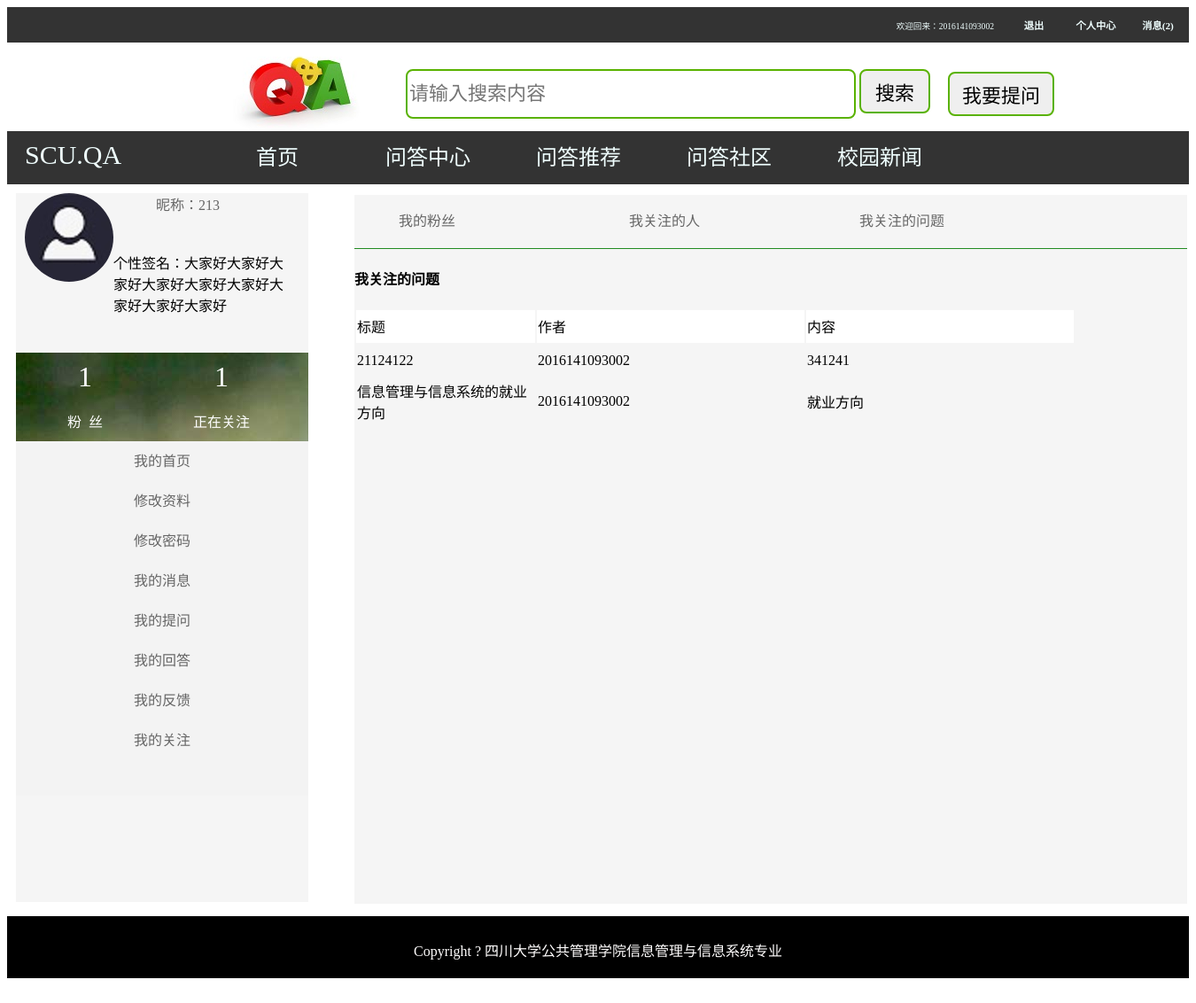
Page /my_follow_questions/ (signed in) on the committed database.
### QA/models.py (models this page shows)
class User(models.Model):
    gender = (
        ('male', "男"),
        ('female', "女"),
    )
    username = models.CharField(max_length=128, unique=True, primary_key=True)
    password = models.CharField(max_length=256)
    sex = models.CharField(max_length=32, choices=gender, default="男")
    c_time = models.DateTimeField(auto_now=True)
    nickname = models.CharField(max_length=50, blank=True)
    profession = models.CharField(max_length=50, blank=True)
    email = models.EmailField()
    per_signature = models.CharField(max_length=1024,blank=True)
    per_introduction = models.TextField(blank=True)
    uid_qid = models.ManyToManyField(to='Question', through='Question_Favorite', through_fields=('fauthor','question'))
    headshot_img = models.ImageField(upload_to='headshot_img', default='headshot_img/headshot.jpg')

class Question_Favorite(models.Model):
    question = models.ForeignKey(Question,on_delete=models.CASCADE)
    fauthor = models.ForeignKey(User,on_delete=models.CASCADE)
    f_time = models.DateTimeField(auto_now_add=True)
    Followship_deal_choices = (
        ('0', '未处理'),
        ('1', '已处理')
    )
    Followship_deal_status = models.IntegerField(default=0, choices=Followship_deal_choices)

class Question(models.Model):
    qauthor = models.ForeignKey(User, on_delete=models.CASCADE)
    ftype = models.ForeignKey(First_type,on_delete=models.CASCADE)
    stype = models.ForeignKey(Second_type,on_delete=models.CASCADE)
    qtitle = models.CharField(max_length=100)
    qcontent = models.TextField(max_length=500)
    q_time = models.DateTimeField(auto_now_add=True)
    q_img = models.ImageField(blank=True, null=True,upload_to='question_img')
    q_file = models.FileField(blank=True, null=True, upload_to='question_file')

### QA/views.py (the view)
    def _get_follow_num(request):
         username = request.session["username"]
         userfollower = models.User_Favorite.objects.filter(follower_id=username)
         userfollower_num = userfollower.count()
         userfollowing = models.User_Favorite.objects.filter(user_id=username)
         userfollowing_num = userfollowing.count()
         return func(request, userfollowing_num, userfollower_num)

### QA/templatetags/filter.py (called while the page is built)
def message_num(username):
    message_num = 0
    if username:
        user = models.User.objects.get(username=username)
        community_apply = models.Community_Apply.objects.filter(community__c_author=user, agree=2)
        message_num = community_apply.count()
    return message_num

### QA/views.py (called while the page is built)
def get_follow_num(func):
    def _get_follow_num(request):
         username = request.session["username"]
         userfollower = models.User_Favorite.objects.filter(follower_id=username)
         userfollower_num = userfollower.count()
         userfollowing = models.User_Favorite.objects.filter(user_id=username)
         userfollowing_num = userfollowing.count()
         return func(request, userfollowing_num, userfollower_num)
    return _get_follow_num

@get_follow_num
def my_follow_questions(request,userfollowing_num,userfollower_num):
    username = request.session["username"]
    user = models.User.objects.get(username=username)
    follows = models.Question_Favorite.objects.filter(fauthor_id=username)
    return render(request, 'my_follow_questions.html', locals())

### QA/templates/my_follow_questions.html (shortened to what this page needs)
{% extends 'usercenter.html' %}
{% load staticfiles %}
{% block css %}
    <link rel="stylesheet" type="text/css" href="{% static 'css/my_follow_ques.css' %}" >
    <link rel="stylesheet" type="text/css" href="{% static 'css/base.css' %}" >
    <link rel="stylesheet" type="text/css" href="{% static 'css/usercenter.css' %}">
{% endblock %}
{% block content %}
    <div class="user-right">
        <div class="title_list">
            <div class="title1"><a href="/my_followers/">我的粉丝</a></div>
            <div class="title2"><a href="/my_followings/">我关注的人</a></div>
            <div class="title2"><a href="/my_follow_questions/">我关注的问题</a></div>
        </div>
        <h4>我关注的问题</h4>
        <table>
             <tr class="tr41">
                 <td class="td42">标题</td>
                 <td class="td41">作者</td>
                 <td class="td41">内容</td>
             </tr>
             {% for follow in follows %}
             <tr>
                 <td>{{ follow.question.qtitle }}</td>
                 <td>{{ follow.fauthor.username }}</td>
                 <td class="td42">{{ follow.question.qcontent }}</td>
             </tr>
             {% endfor %}
        </table>
    </div>
{% endblock %}

### QA/templates/usercenter.html (shortened to what this page needs)
{% extends 'base.html' %}
{% load staticfiles %}
{% block left %}
    <div class="user-left">
      <div class="left-top1">
            <div class="top1">
                <div class="top1-1">
                    <a href="/userinfo_reset/"><img src="{{ user.headshot_img.url }}" style="border-radius: 50%"></a>
                </div>
                <div class="top1-2">
                    <a href="/usercenter_index/">昵称：{{ user.nickname }}</a></div>
                <div class="top1-3">
                    <p>{% if user.per_signature %}个性签名：{{ user.per_signature }}{% else %}<a href="/userinfo_reset/">你还没有个性签名，点这添加！</a>{% endif %}</p>
                </div>
            </div>
            <div class="top2" >
                    <table class="table">
                        <tr class="tr">
                            <td class="td1"><a style="color: #fff;text-decoration: none" href="/my_followers/">{{ userfollower_num}}</a></td>
                            <td class="td1"><a style="color: #fff;text-decoration: none"href="/my_followings/">{{ userfollowing_num }}</a></td>
                        </tr>
                        <tr class="tr">
                            <td class="td2">粉&nbsp;&nbsp;丝</td>
                            <td class="td2">正在关注</td>
                        </tr>
                    </table>
            </div>
      </div>
      <div class="left-top2">
                 <li>{%if request.path == '/usercenter_index/'%} <a class="active" href="/usercenter_index/">我的首页</a>{% else %}<a href="/usercenter_index/">我的首页</a>{% endif %}</li>
                 <li>{%if request.path == '/userinfo_reset/'%}<a class="active" href="/userinfo_reset/">修改资料</a>{% else %}<a href="/userinfo_reset/">修改资料</a>{% endif %}</li>
                 <li>{%if request.path == '/password_modify/'%}<a class="active" href="/password_modify/">修改密码</a>{% else %}<a href="/password_modify/">修改密码</a>{% endif %}</li>
                 <li>{%if request.path == '/user_message/'%} <a class="active" href="/user_message/">我的消息</a>{% else %}<a href="/user_message/">我的消息</a>{% endif %}</li>
                 <li>{%if request.path == '/my_question/'%} <a class="active" href="/my_question/">我的提问</a>{% else %}<a href="/my_question/">我的提问</a>{% endif %}</li>
                 <li>{%if request.path == '/my_answer/'%} <a class="active" href="/my_answer/">我的回答</a>{% else %}<a href="/my_answer/">我的回答</a>{% endif %}</li>
                 <li>{%if request.path == '/user_feedback/'%} <a class="active" href="/user_feedback/">我的反馈</a>{% else %}<a href="/user_feedback/">我的反馈</a>{% endif %}</li>
                 <li>{%if request.path == '/my_followers/'%} <a class="active" href="/my_followers/">我的关注</a>{% else %}<a href="/my_followers/">我的关注</a>{% endif %}</li>
      </div>
    </div>
{% endblock left%}

### QA/templates/base.html (shortened to what this page needs)
{% load staticfiles %}
{% load filter %}
<!DOCTYPE html>
<html lang="en">
<head>
    {% block css %}{% endblock %}
</head>
<body>
{% block header_con %}
   <div class="header">
       <div class="header_nav">
                 {% if request.session.is_login  %}
                     <li class="header_nav_list"><h3><a href="/user_message/">消息({{ request.session.username|message_num}})</a></h3></li>
                    <li class="header_nav_list"><h3><a href="/usercenter_index/">个人中心</a></h3></li>
                     <li class="header_nav_list"><h3><a href="/logout/">退出</a></h3></li>
                     <li class="header_nav_list_welcome">欢迎回来：{{request.session.username }}</li>
                 {% else %}
			         <li class="header_nav_list"><h3><a href="/register/">注册</a></h3></li>
                     <li class="header_nav_list"><h3><a href="/login/">登录</a></h3></li>
                 {% endif %}
       </div>
   </div>
<div class="sou-suo">
        <div class="sou-suo-icon">
            <img src="/static/img/logo.jpg/">
        </div>
        <div class="sou-suo-search">
            <form action="/search/" method="get">
                <input type="text" name="q" placeholder="请输入搜索内容" value="" required>
                <button type="submit" >搜索</button>
            </form>
        </div>
        <div class="sou-suo-question">
            <a href="/question/"><button>我要提问</button></a>
        </div>
</div>
<header class="dao-hang">
    <div class="dao-hang2">
        <div class="logo">SCU.QA</div>
        <li class="dao-hang-lie-biao"><a {%if request.path == '/index/'%} class="active"{% endif %}href="/index/">首页</a></li>
        <li class="dao-hang-lie-biao"><a {%if request.path|slice:"5" == '/type'%} class="active"{% endif %}href="/type_all/">问答中心</a></li>
        <li class="dao-hang-lie-biao"><a {%if request.path|slice:"10" == '/recommend'%} class="active"{% endif %}href="/recommend_hot_question/">问答推荐</a></li>
        <li class="dao-hang-lie-biao"><a {%if request.path|slice:"10" == '/community'%} class="active"{% endif %}href="/community_list/">问答社区</a></li>
        <li class="dao-hang-lie-biao"><a {%if request.path == '/xg_news/'%} class="active"{% endif %}href="/xg_news/">校园新闻</a></li>
    </div>
</header>
{% endblock header_con %}
 {% block left %}{% endblock left %}
{% block content %}{% endblock content %}
{% block bottom %}
   <footer class="wei-bu">
    <div class="ban-quan">
        <p>Copyright ? 四川大学公共管理学院信息管理与信息系统专业</p>
    </div>
   </footer>
{% endblock bottom %}
</body>
</html>

### static/css/my_follow_ques.css (style rules this page uses)
.title_list { background-size:cover; background-image:url('/static/img/right_title.jpg'); border-bottom: forestgreen 1px solid; height:60px; width:100% }
.title1 { float:left; height: 60px; width: 250px; }
.title1 a { line-height:60px; color: #666; width:200px; margin-left: 50px; text-decoration: none; font-size: 100% }
.title2 { float:left; height: 60px; width: 250px; margin-left: 10px }
.title2 a { line-height:60px; color: #666; margin-top:15px; width:200px; margin-left: 50px; text-decoration: none }
.tr41 { background-color: white; height: 30px }
.td41 { height:25px; width:300px }
.td42 { height:35px; width:200px; white-space: nowrap; text-overflow: ellipsis; overflow:hidden; }

### static/css/base.css (style rules this page uses)
.header { width:100%; height:40px; background-color: #333; color: azure; min-width:1263px; }
.header_nav { width:100%; height:40px; background-color: #333; }
.header_nav_list { list-style:none; width: 70px; height: 10px; float: right; text-align:center ; line-height: 0px; }
.header_nav_list a { text-decoration:none; color:azure; font-size:60%; }
.header_nav_list_welcome { list-style:none; width: 100%; height: 10px; float: right; margin-right: 220px; text-align:right ; line-height: 23px; color:azure; font-size: 60%; }
.sou-suo { width: 100%; height: 100px; min-width:1263px; }
.sou-suo-icon { float: left; height: 100px; font-family: Arial; font-size: 60%; margin-left: 250px; }
.sou-suo-search { margin-left: 40px; float: left; }
.sou-suo-search input { width: 500px; height: 50px; border: 2px #59B200 solid; border-radius: 8px; margin-top: 30px; font-size: 22px; }
.sou-suo-question { float: left; margin-left: 20px; }
.sou-suo-search button { width: 80px; height: 50px; border: #59B200 2px solid; border-radius: 8px; margin-top: 30px; font-size: 22px; cursor: pointer; }
.sou-suo-question button { width: 120px; height: 50px; border: #59B200 2px solid; border-radius: 8px; margin-top: 33px; font-size: 22px; cursor: pointer; }
.sou-suo-question a { font-size: 22px; text-decoration:none; color:#000000; }
.dao-hang { width: 100%; min-width:1263px; height: 60px; background-color: #333; color: azure; }
.dao-hang2 { width: 1263px; height: 60px; }
.logo { width: 200px; height: 50px; float: left; margin-top: 10px; font-size: 30px; margin-left: 20px; }
.dao-hang-lie-biao { list-style:none; width: 170px; height: 60px; float: left; text-align: center; line-height:60px; }
.dao-hang-lie-biao a { text-decoration:none; display: block; width: 170px; height: 60px; color: azure; font-size:150%; }
.wei-bu { width: 100%; height: 70px; background-color: #222222; position: relative; margin-bottom: 30px; }
.wei-bu .ban-quan { height: 70px; background-color: #000000; margin: 0 auto; line-height: 80px; text-align: center; color: #fffdfd; }

### static/css/usercenter.css (style rules this page uses)
.user-left { width:330px; height:800px; background-color: whitesmoke; margin-left: 10px; }
.left-top1 { width:330px; height:280px; }
.top1 { width:330px; height:150px; position:relative; margin-top: 10px; }
.top1-1 { width:100px; height:100px; margin-left:10px; bottom:0; float:left; border-radius: 50%; }
.top1-2 { height:50px; float:right; margin-right: 100px; }
.top1-2 a { font-size:100%; height:50px; text-decoration: none; color: #666; }
.top1-3 { float:left; height:100px; width:200px; }
.top2 { width:330px; height:100px; background-image: url("/static/img/top2.jpg"); margin-top: 30px; }
.table { height:100px; margin-left: 0px; }
.tr { height:30px; width:300px; }
.td1 { width:150px; height:30px; font-size: 200%; text-align: center; text-decoration: none; color:#fff ; }
.td2 { width:150px; height:30px; text-align: center; text-decoration: none; color:#fff ; }
.left-top2 { width:330px; height:400px; background-color: rgba(236, 236, 236, 0.22); }
.left-top2 li { height: 45px; list-style: none; color: #fff; }
.left-top2 a { height:45px; text-decoration: none; font-size: 100%; margin-bottom: 5px; color: #666; display:block; line-height:45px ; text-align: center; }
.user-right { width:940px; height:800px; left:400px; position: absolute; top:220px; background-color: whitesmoke; }

### rows in the picture
User: session.username|message_num "2", headshot_img (picture), nickname "213", per_signature "大家好大家好大家好大家好大家好大家好大家好大家好大家好"
Question_Favorite: question.qtitle "21124122", fauthor.username "2016141093002", question.qcontent "341241"
Question_Favorite: question.qtitle "信息管理与信息系统的就业方向", fauthor.username "2016141093002", question.qcontent "就业方向"

### other values in the picture
{{ request.session.username }} "2016141093002"
{{ userfollower_num }} "1"
{{ userfollowing_num }} "1"
